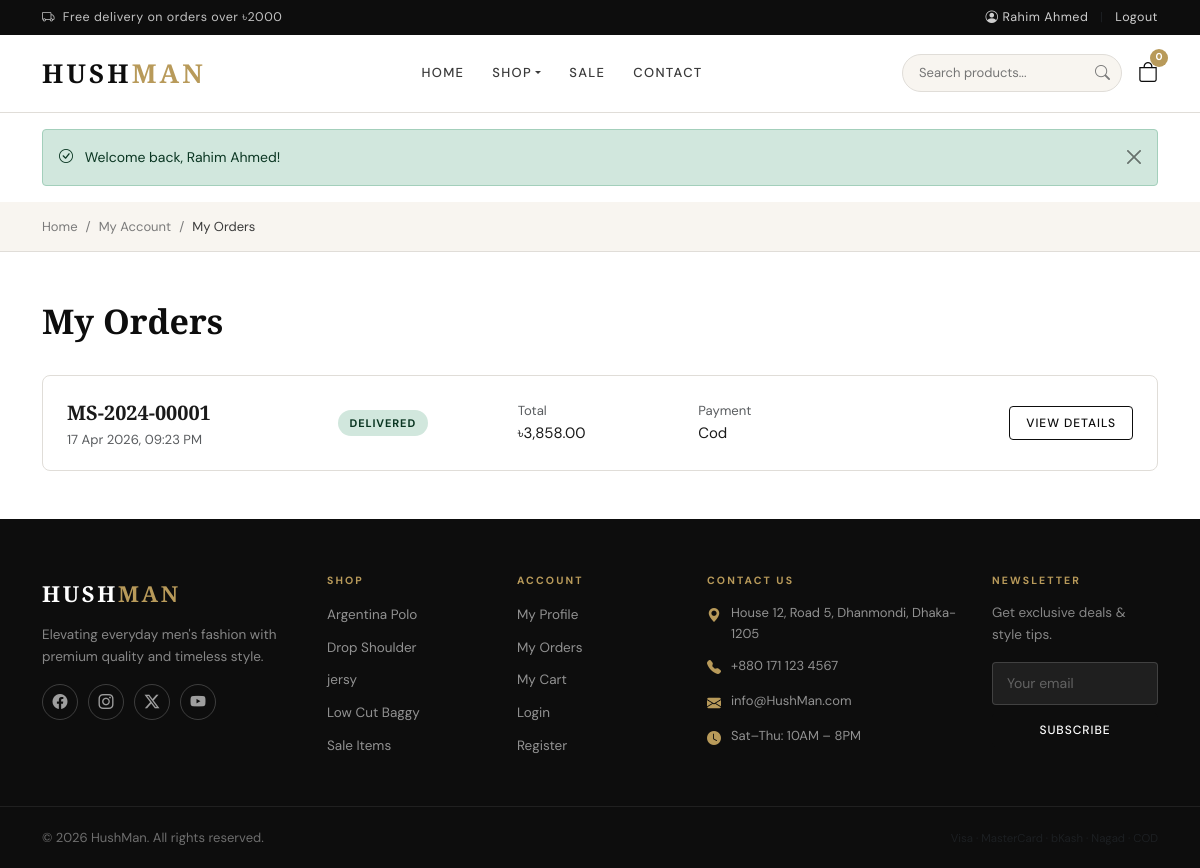
The app's page /pages/orders.php (signed in) with its own data.
### tables this page shows
CREATE TABLE `orders` (
  `id` int(11) NOT NULL,
  `user_id` int(11) NOT NULL,
  `order_number` varchar(50) NOT NULL,
  `full_name` varchar(100) NOT NULL,
  `email` varchar(150) NOT NULL,
  `phone` varchar(20) NOT NULL,
  `address` text NOT NULL,
  `city` varchar(100) NOT NULL,
  `postal_code` varchar(20) DEFAULT NULL,
  `total_amount` decimal(10,2) NOT NULL,
  `discount_amount` decimal(10,2) DEFAULT 0.00,
  `shipping_cost` decimal(10,2) DEFAULT 60.00,
  `final_amount` decimal(10,2) NOT NULL,
  `payment_method` enum('cod','bkash','nagad','card') DEFAULT 'cod',
  `payment_status` enum('pending','paid','failed') DEFAULT 'pending',
  `order_status` enum('pending','processing','shipped','delivered','cancelled') DEFAULT 'pending',
  `notes` text DEFAULT NULL,
  `coupon_code` varchar(50) DEFAULT NULL,
  `created_at` timestamp NOT NULL DEFAULT current_timestamp(),
  `updated_at` timestamp NOT NULL DEFAULT current_timestamp() ON UPDATE current_timestamp()
);

CREATE TABLE `categories` (
  `id` int(11) NOT NULL,
  `name` varchar(100) NOT NULL,
  `slug` varchar(100) NOT NULL,
  `description` text DEFAULT NULL,
  `image` varchar(255) DEFAULT NULL,
  `is_active` tinyint(1) DEFAULT 1,
  `created_at` timestamp NOT NULL DEFAULT current_timestamp()
);

### includes/functions.php (called while the page is built, shortened)
<?php
function getCategories() {
    $db = getDB();
    $stmt = $db->query("SELECT c.*, COUNT(p.id) as product_count
        FROM categories c LEFT JOIN products p ON c.id = p.category_id AND p.is_active = 1
        WHERE c.is_active = 1 GROUP BY c.id ORDER BY c.name");
    return $stmt->fetchAll();
}
function getUserOrders($userId) {
    $db = getDB();
    $stmt = $db->prepare("SELECT * FROM orders WHERE user_id = ? ORDER BY created_at DESC");
    $stmt->execute([$userId]);
    return $stmt->fetchAll();
}
function formatPrice($price) {
    return CURRENCY . number_format($price, 2);
}
function formatDate($date) {
    return date('d M Y, h:i A', strtotime($date));
}
function sanitize($input) {
    return htmlspecialchars(trim($input), ENT_QUOTES, 'UTF-8');
}
?>

### pages/orders.php (the view, shortened to what this page needs)
<?php
require_once __DIR__ . '/../includes/functions.php';
$orders = getUserOrders($_SESSION['user_id']);
$detailId = isset($_GET['id']) ? (int)$_GET['id'] : 0;
$detail   = $detailId ? getOrderDetails($detailId, $_SESSION['user_id']) : null;
?>
<?php require_once __DIR__ . '/../includes/header.php'; ?>
<div class="page-breadcrumb">
  <div class="container">
    <nav><ol class="breadcrumb">
      <li class="breadcrumb-item"><a href="<?= SITE_URL ?>">Home</a></li>
      <li class="breadcrumb-item"><a href="<?= SITE_URL ?>/pages/profile.php">My Account</a></li>
      <li class="breadcrumb-item active"><?= $detail ? 'Order Details' : 'My Orders' ?></li>
    </ol></nav>
  </div>
</div>
<div class="container my-5">
  <?php if($detail): ?>
  <div class="d-flex justify-content-between align-items-center mb-4">
    <h1 style="font-family:var(--ff-display);font-size:30px;margin:0">Order Details</h1>
    <a href="<?= SITE_URL ?>/pages/orders.php" class="btn btn-outline-dark btn-sm"><i class="bi bi-arrow-left me-2"></i>Back to Orders</a>
  </div>
  <div class="row g-4">
    <div class="col-lg-8">
      <div class="card-plain p-4 mb-4">
        <div class="d-flex justify-content-between align-items-start mb-3">
          <div>
            <div class="order-number"><?= sanitize($detail['order_number']) ?></div>
            <div class="text-muted small"><?= formatDate($detail['created_at']) ?></div>
          </div>
          <span class="status-badge status-<?= $detail['order_status'] ?>"><?= ucfirst($detail['order_status']) ?></span>
        </div>
        <hr>
        <?php foreach($detail['items'] as $item): ?>
        <div class="d-flex gap-3 align-items-center mb-3 pb-3" style="border-bottom:1px solid var(--border)">
          <img src="<?= productImageUrl($item['product_image']) ?>" style="width:60px;height:74px;object-fit:cover;border-radius:4px">
          <div class="flex-grow-1">
            <div class="fw-600"><?= sanitize($item['product_name']) ?></div>
            <div class="text-muted small"><?= $item['size'] ? 'Size: '.$item['size'] : '' ?> <?= $item['color'] ? '· Color: '.$item['color'] : '' ?></div>
            <div class="text-muted small">Qty: <?= $item['quantity'] ?> × <?= formatPrice($item['unit_price']) ?></div>
          </div>
          <div class="fw-700"><?= formatPrice($item['subtotal']) ?></div>
        </div>
        <?php endforeach; ?>
      </div>
    </div>
    <div class="col-lg-4">
      <div class="cart-summary">
        <h6 class="fw-700 mb-3">Order Summary</h6>
        <div class="cart-summary-row"><span>Subtotal</span><span><?= formatPrice($detail['total_amount']) ?></span></div>
        <?php if($detail['discount_amount'] > 0): ?>
        <div class="cart-summary-row" style="color:var(--danger)"><span>Discount</span><span>-<?= formatPrice($detail['discount_amount']) ?></span></div>
        <?php endif; ?>
        <div class="cart-summary-row"><span>Shipping</span><span><?= $detail['shipping_cost'] == 0 ? '<span class="text-success">Free</span>' : formatPrice($detail['shipping_cost']) ?></span></div>
        <div class="cart-summary-row total"><span>Total</span><span><?= formatPrice($detail['final_amount']) ?></span></div>
        <hr>
        <div class="mb-2"><strong class="small">Payment Method:</strong><span class="text-muted small ms-2 text-capitalize"><?= $detail['payment_method'] ?></span></div>
        <div class="mb-2"><strong class="small">Delivery To:</strong></div>
        <div class="text-muted small"><?= sanitize($detail['full_name']) ?><br><?= sanitize($detail['address']) ?>, <?= sanitize($detail['city']) ?></div>
      </div>
    </div>
  </div>
  <?php else: ?>
  <h1 style="font-family:var(--ff-display);font-size:clamp(22px,5vw,34px);font-weight:700;margin-bottom:32px">My Orders</h1>
  <?php if(empty($orders)): ?>
  <div class="text-center py-5">
    <i class="bi bi-bag-x" style="font-size:56px;color:var(--border)"></i>
    <h4 class="mt-4" style="font-family:var(--ff-display)">No orders yet</h4>
    <p class="text-muted">You haven't placed any orders yet.</p>
    <a href="<?= SITE_URL ?>/pages/shop.php" class="btn btn-primary">Start Shopping</a>
  </div>
  <?php else: ?>
  <?php foreach($orders as $order): ?>
  <div class="order-card">
    <div class="row align-items-center g-3">
      <div class="col-md-3">
        <div class="order-number"><?= sanitize($order['order_number']) ?></div>
        <div class="text-muted small"><?= formatDate($order['created_at']) ?></div>
      </div>
      <div class="col-md-2">
        <span class="status-badge status-<?= $order['order_status'] ?>"><?= ucfirst($order['order_status']) ?></span>
      </div>
      <div class="col-md-2">
        <div class="text-muted small">Total</div>
        <div class="fw-700"><?= formatPrice($order['final_amount']) ?></div>
      </div>
      <div class="col-md-2">
        <div class="text-muted small">Payment</div>
        <div class="text-capitalize"><?= $order['payment_method'] ?></div>
      </div>
      <div class="col-md-3 text-md-end">
        <a href="<?= SITE_URL ?>/pages/orders.php?id=<?= $order['id'] ?>" class="btn btn-outline-dark btn-sm">View Details</a>
      </div>
    </div>
  </div>
  <?php endforeach; ?>
  <?php endif; ?>
  <?php endif; ?>
</div>
<?php require_once __DIR__ . '/../includes/footer.php'; ?>

### includes/footer.php (shortened to what this page needs)
<footer class="site-footer mt-5">
    <div class="footer-top">
        <div class="container">
            <div class="row g-4">
                <div class="col-lg-3 col-md-6">
                    <div class="footer-brand">HUSH<span>MAN</span></div>
                    <p class="footer-tagline">Elevating everyday men's fashion with premium quality and timeless style.</p>
                    <div class="social-links">
                        <a href="#"><i class="bi bi-facebook"></i></a>
                        <a href="#"><i class="bi bi-instagram"></i></a>
                        <a href="#"><i class="bi bi-twitter-x"></i></a>
                        <a href="#"><i class="bi bi-youtube"></i></a>
                    </div>
                </div>
                <div class="col-lg-2 col-md-3 col-6">
                    <h6 class="footer-heading">Shop</h6>
                    <ul class="footer-links">
                        <?php foreach(getCategories() as $cat): ?>
                        <li><a href="<?= SITE_URL ?>/pages/shop.php?category=<?= $cat['slug'] ?>"><?= sanitize($cat['name']) ?></a></li>
                        <?php endforeach; ?>
                        <li><a href="<?= SITE_URL ?>/pages/shop.php?sale=1">Sale Items</a></li>
                    </ul>
                </div>
                <div class="col-lg-2 col-md-3 col-6">
                    <h6 class="footer-heading">Account</h6>
                    <ul class="footer-links">
                        <li><a href="<?= SITE_URL ?>/pages/profile.php">My Profile</a></li>
                        <li><a href="<?= SITE_URL ?>/pages/orders.php">My Orders</a></li>
                        <li><a href="<?= SITE_URL ?>/pages/cart.php">My Cart</a></li>
                        <li><a href="<?= SITE_URL ?>/pages/login.php">Login</a></li>
                        <li><a href="<?= SITE_URL ?>/pages/register.php">Register</a></li>
                    </ul>
                </div>
                <div class="col-lg-3 col-md-6">
                    <h6 class="footer-heading">Contact Us</h6>
                    <ul class="footer-contact">
                        <li><i class="bi bi-geo-alt-fill"></i> House 12, Road 5, Dhanmondi, Dhaka-1205</li>
                        <li><i class="bi bi-telephone-fill"></i> <a href="tel:+8801711234567">+880 171 123 4567</a></li>
                        <li><i class="bi bi-envelope-fill"></i> <a href="mailto:info@HushMan.com">info@HushMan.com</a></li>
                        <li><i class="bi bi-clock-fill"></i> Sat–Thu: 10AM – 8PM</li>
                    </ul>
                </div>
                <div class="col-lg-2 col-md-6">
                    <h6 class="footer-heading">Newsletter</h6>
                    <p class="footer-tagline small">Get exclusive deals & style tips.</p>
                    <form class="newsletter-form" onsubmit="return false;">
                        <input type="email" placeholder="Your email" class="form-control form-control-sm mb-2">
                        <button class="btn btn-primary btn-sm w-100">Subscribe</button>
                    </form>
                </div>
            </div>
        </div>
    </div>
    <div class="footer-bottom">
        <div class="container">
            <div class="row align-items-center">
                <div class="col-md-6 text-center text-md-start">
                    <span>&copy; <?= date('Y') ?> HushMan. All rights reserved.</span>
                </div>
                <div class="col-md-6 text-center text-md-end mt-2 mt-md-0">
                    <span class="text-muted small ms-2">Visa · MasterCard · bKash · Nagad · COD</span>
                </div>
            </div>
        </div>
    </div>
</footer>
</body>
</html>

### assets/css/style.css (style rules this page uses)
:root { --black: #0d0d0d; --dark: #1a1a1a; --mid: #3a3a3a; --muted: #7a7a7a; --border: #e0ddd8; --ivory: #f8f5f0; --cream: #fdf9f4; --white: #ffffff; --gold: #b89a5a; --gold-light: #d4b87a; --danger: #c0392b; --ff-display: 'Cormorant Garamond', Georgia, serif; --ff-body: 'DM Sans', system-ui, sans-serif; --shadow-sm: 0 2px 8px rgba(0,0,0,0.06); --shadow: 0 4px 20px rgba(0,0,0,0.10); --shadow-lg: 0 8px 40px rgba(0,0,0,0.14); --radius: 4px; --radius-lg: 8px; --transition: 0.25s ease; }
*, *::before, *::after { box-sizing: border-box; }
html { scroll-behavior: smooth; }
body { font-family: var(--ff-body); font-size: 15px; color: var(--dark); background: var(--white); line-height: 1.65; }
h1, h2, h3, h4, h5 { font-family: var(--ff-display); font-weight: 600; line-height: 1.25; color: var(--black); }
a { color: inherit; text-decoration: none; transition: color var(--transition); }
.btn { font-family: var(--ff-body); font-weight: 500; font-size: 13px; letter-spacing: 0.08em; text-transform: uppercase; border-radius: var(--radius); padding: 10px 24px; transition: all var(--transition); }
.btn-primary { background: var(--black); border-color: var(--black); color: var(--white); }
.btn-outline-dark { border: 1.5px solid var(--black); color: var(--black); }
.btn-sm { padding: 7px 16px; font-size: 12px; }
.form-control, .form-select { border: 1.5px solid var(--border); border-radius: var(--radius); padding: 10px 14px; font-size: 14px; font-family: var(--ff-body); color: var(--dark); background: var(--white); transition: border-color var(--transition); }
.order-card { border: 1px solid var(--border); border-radius: var(--radius-lg); padding: 20px 24px; margin-bottom: 16px; transition: box-shadow var(--transition); }
.order-number { font-family: var(--ff-display); font-size: 20px; font-weight: 600; }
.status-badge { display: inline-block; padding: 4px 12px; border-radius: 50px; font-size: 11px; font-weight: 700; letter-spacing: 0.08em; text-transform: uppercase; }
.status-delivered { background: #d1e7dd; color: #0a3622; }
.site-footer { background: var(--black); color: rgba(255,255,255,.7); }
.footer-top { padding: 56px 0 40px; }
.footer-bottom { border-top: 1px solid rgba(255,255,255,.08); padding: 20px 0; font-size: 13px; color: rgba(255,255,255,.4); }
.footer-brand { font-family: var(--ff-display); font-size: 22px; font-weight: 700; letter-spacing: 0.12em; color: var(--white); margin-bottom: 12px; }
.footer-brand span { color: var(--gold); }
.footer-tagline { font-size: 13.5px; color: rgba(255,255,255,.5); line-height: 1.65; margin-bottom: 16px; }
.footer-heading { font-family: var(--ff-body); font-size: 10.5px; font-weight: 700; letter-spacing: 0.2em; text-transform: uppercase; color: var(--gold); margin-bottom: 14px; }
.footer-links { list-style: none; padding: 0; margin: 0; }
.footer-links li { margin-bottom: 8px; }
.footer-links a { font-size: 13.5px; color: rgba(255,255,255,.55); transition: color var(--transition); }
.footer-contact { list-style: none; padding: 0; margin: 0; }
.footer-contact li { display: flex; gap: 10px; font-size: 13px; color: rgba(255,255,255,.55); margin-bottom: 10px; align-items: flex-start; }
.footer-contact li i { color: var(--gold); font-size: 14px; margin-top: 2px; flex-shrink: 0; }
.footer-contact a { color: rgba(255,255,255,.55); }
.social-links { display: flex; gap: 10px; }
.social-links a { width: 36px; height: 36px; border: 1px solid rgba(255,255,255,.2); border-radius: 50%; display: flex; align-items: center; justify-content: center; color: rgba(255,255,255,.6); font-size: 15px; transition: all var(--transition); }
.newsletter-form .form-control { background: rgba(255,255,255,.08); border-color: rgba(255,255,255,.15); color: var(--white); }
.newsletter-form .form-control::placeholder { color: rgba(255,255,255,.3); }
.page-breadcrumb { background: var(--ivory); padding: 14px 0; border-bottom: 1px solid var(--border); }
.breadcrumb { margin: 0; font-size: 13px; }
.breadcrumb-item + .breadcrumb-item::before { color: var(--muted); }
.breadcrumb-item.active { color: var(--mid); }
.breadcrumb-item a { color: var(--muted); }

### records on screen
orders: order_number "MS-2024-00001", created_at "17 Apr 2026, 09:23 PM", order_status "DELIVERED", final_amount "৳3,858.00", payment_method "Cod"
categories: name "Argentina Polo"
categories: name "Drop Shoulder"
categories: name "jersy"
categories: name "Low Cut Baggy"

### other values on screen
$_SESSION['user_name'] "Rahim Ahmed"
getCartCount() "0"
$flash['message'] "Welcome back, Rahim Ahmed!"
